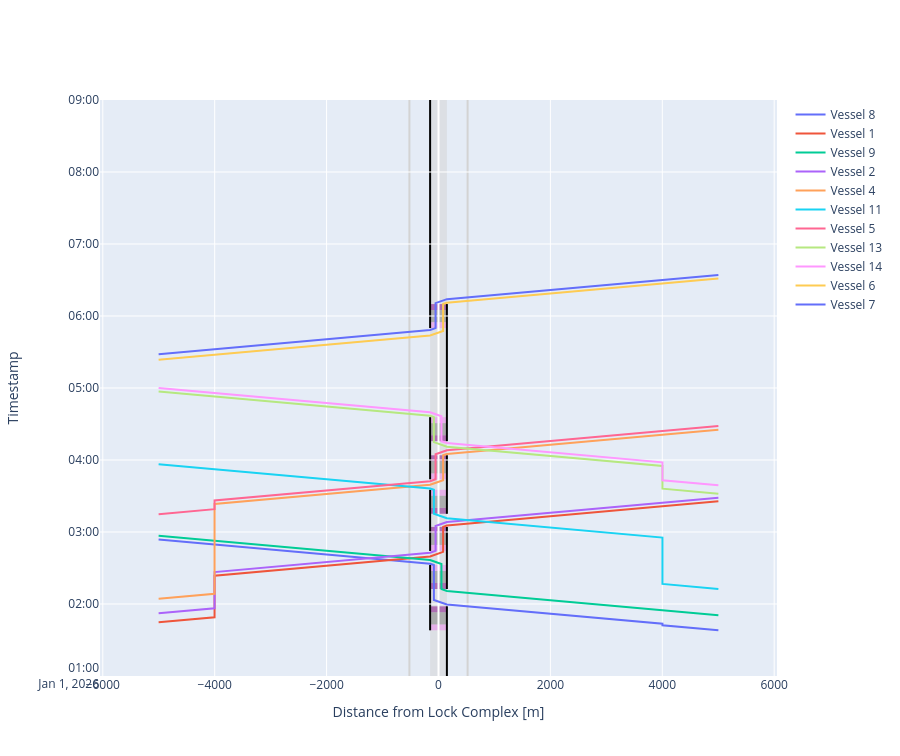

Notebook code cell kept with this figure:
### Markdown cell above
##### Time-distance diagram of vessels passing the lock and planning info
And we can create time-distance diagrams for both locks. We get the same results as in notebook 208!

### Code cell
def cm_to_pixels(cm):
    return cm * 37.8 # Set figure height to 10 cm

# We can plot the time-distance diagram
fig = lock_chamber_I.plot(xlimmin = -6050, 
                          xlimmax = 6050,
                          ylimmin = pd.Timestamp('2026-01-01 01:00:00'),
                          ylimmax = pd.Timestamp('2026-01-01 09:00:00'),
                          method='Plotly')

fig.update_layout(height=cm_to_pixels(20))

### Figure 1 — Plotly figure (JSON) as saved in the notebook; plotly's stock layout.template omitted (floating-point values rounded to 4 significant figures)
{"data": [{"mode": "lines", "name": "Vessel 8", "type": "scatter", "x": [5002.0, 4002.0, 4002.0, 4002.0, 150.0, 150.0, -82.5, -82.5, -82.5, -82.5, -82.5, -82.5, -82.5, -82.5, -150.0, -150.0, -520.0, -5002.0], "xaxis": "x", "y": ["2026-01-01T01:38:04.354414", "2026-01-01T01:42:14.354414", "2026-01-01T01:43:33.730969", "2026-01-01T01:43:33.730969", "2026-01-01T01:59:36.854414", "2026-01-01T01:59:36.854414", "2026-01-01T02:03:22.826337", "2026-01-01T02:12:29.046403", "2026-01-01T02:17:29.046403", "2026-01-01T02:17:29.046403", "2026-01-01T02:27:29.046403", "2026-01-01T02:27:29.046403", "2026-01-01T02:32:29.046403", "2026-01-01T02:32:29.046403", "2026-01-01T02:33:34.651155", "2026-01-01T02:33:34.651155", "2026-01-01T02:35:07.151155", "2026-01-01T02:53:47.774600"], "yaxis": "y"}, {"mode": "lines", "name": "Vessel 1", "type": "scatter", "x": [-5002.0, -4002.0, -4002.0, -4002.0, -150.0, -150.0, 82.5, 82.5, 82.5, 82.5, 82.5, 82.5, 82.5, 82.5, 150.0, 150.0, 520.0, 5002.0], "xaxis": "x", "y": ["2026-01-01T01:44:45.206400", "2026-01-01T01:48:55.206400", "2026-01-01T02:23:36.527710", "2026-01-01T02:23:36.527710", "2026-01-01T02:39:39.651155", "2026-01-01T02:39:39.651155", "2026-01-01T02:43:25.623078", "2026-01-01T02:44:14.413574", "2026-01-01T02:49:14.413574", "2026-01-01T02:49:14.413574", "2026-01-01T02:59:14.413574", "2026-01-01T02:59:14.413574", "2026-01-01T03:04:14.413574", "2026-01-01T03:04:14.413574", "2026-01-01T03:05:20.018326", "2026-01-01T03:05:20.018326", "2026-01-01T03:06:52.518326", "2026-01-01T03:25:33.141771"], "yaxis": "y"}, {"mode": "lines", "name": "Vessel 9", "type": "scatter", "x": [5002.0, 4002.0, 150.0, 150.0, 52.5, 52.5, 52.5, 52.5, 52.5, 52.5, 52.5, 52.5, 52.5, 52.5, -150.0, -150.0, -520.0, -5002.0], "xaxis": "x", "y": ["2026-01-01T01:50:41.160539", "2026-01-01T01:54:51.160539", "2026-01-01T02:10:54.283984", "2026-01-01T02:10:54.283984", "2026-01-01T02:12:29.046403", "2026-01-01T02:12:29.046403", "2026-01-01T02:17:29.046403", "2026-01-01T02:17:29.046403", "2026-01-01T02:27:29.046403", "2026-01-01T02:27:29.046403", "2026-01-01T02:32:29.046403", "2026-01-01T02:32:29.046403", "2026-01-01T02:33:17.836899", "2026-01-01T02:33:17.836899", "2026-01-01T02:36:34.651154", "2026-01-01T02:36:34.651154", "2026-01-01T02:38:07.151154", "2026-01-01T02:56:47.774600"], "yaxis": "y"}, {"mode": "lines", "name": "Vessel 2", "type": "scatter", "x": [-5002.0, -4002.0, -4002.0, -4002.0, -150.0, -150.0, -52.5, -52.5, -52.5, -52.5, -52.5, -52.5, -52.5, -52.5, -52.5, -52.5, 150.0, 150.0, 520.0, 5002.0], "xaxis": "x", "y": ["2026-01-01T01:52:18.436859", "2026-01-01T01:56:28.436859", "2026-01-01T02:26:36.527710", "2026-01-01T02:26:36.527710", "2026-01-01T02:42:39.651155", "2026-01-01T02:42:39.651155", "2026-01-01T02:44:14.413574", "2026-01-01T02:44:14.413574", "2026-01-01T02:49:14.413574", "2026-01-01T02:49:14.413574", "2026-01-01T02:59:14.413574", "2026-01-01T02:59:14.413574", "2026-01-01T03:04:14.413574", "2026-01-01T03:04:14.413574", "2026-01-01T03:05:03.204071", "2026-01-01T03:05:03.204071", "2026-01-01T03:08:20.018326", "2026-01-01T03:08:20.018326", "2026-01-01T03:09:52.518326", "2026-01-01T03:28:33.141772"], "yaxis": "y"}, {"mode": "lines", "name": "Vessel 4", "type": "scatter", "x": [-5002.0, -4002.0, -4002.0, -4002.0, -150.0, -150.0, 82.5, 82.5, 82.5, 82.5, 82.5, 82.5, 82.5, 82.5, 150.0, 150.0, 520.0, 5002.0], "xaxis": "x", "y": ["2026-01-01T02:04:18.019448", "2026-01-01T02:08:28.019448", "2026-01-01T03:23:18.471555", "2026-01-01T03:23:18.471555", "2026-01-01T03:39:21.595000", "2026-01-01T03:39:21.595000", "2026-01-01T03:43:07.566923", "2026-01-01T03:43:56.357419", "2026-01-01T03:48:56.357419", "2026-01-01T03:48:56.357419", "2026-01-01T03:58:56.357419", "2026-01-01T03:58:56.357419", "2026-01-01T04:03:56.357419", "2026-01-01T04:03:56.357419", "2026-01-01T04:05:01.962171", "2026-01-01T04:05:01.962171", "2026-01-01T04:06:34.462171", "2026-01-01T04:25:15.085616"], "yaxis": "y"}, {"mode": "lines", "name": "Vessel 11", "type": "scatter", "x": [5002.0, 4002.0, 4002.0, 4002.0, 150.0, 150.0, -82.5, -82.5, -82.5, -82.5, -82.5, -82.5, -82.5, -82.5, -150.0, -150.0, -520.0, -5002.0], "xaxis": "x", "y": ["2026-01-01T02:12:35.409894", "2026-01-01T02:16:45.409894", "2026-01-01T02:55:21.894881", "2026-01-01T02:55:21.894881", "2026-01-01T03:11:25.018326", "2026-01-01T03:11:25.018326", "2026-01-01T03:15:10.990249", "2026-01-01T03:15:10.990249", "2026-01-01T03:20:10.990249", "2026-01-01T03:20:10.990249", "2026-01-01T03:30:10.990249", "2026-01-01T03:30:10.990249", "2026-01-01T03:35:10.990249", "2026-01-01T03:35:10.990249", "2026-01-01T03:36:16.595000", "2026-01-01T03:36:16.595000", "2026-01-01T03:37:49.095000", "2026-01-01T03:56:29.718446"], "yaxis": "y"}, {"mode": "lines", "name": "Vessel 5", "type": "scatter", "x": [-5002.0, -4002.0, -4002.0, -4002.0, -150.0, -150.0, -52.5, -52.5, -52.5, -52.5, -52.5, -52.5, -52.5, -52.5, -52.5, -52.5, 150.0, 150.0, 520.0, 5002.0], "xaxis": "x", "y": ["2026-01-01T03:14:50.936987", "2026-01-01T03:19:00.936987", "2026-01-01T03:26:18.471555", "2026-01-01T03:26:18.471555", "2026-01-01T03:42:21.595000", "2026-01-01T03:42:21.595000", "2026-01-01T03:43:56.357419", "2026-01-01T03:43:56.357419", "2026-01-01T03:48:56.357419", "2026-01-01T03:48:56.357419", "2026-01-01T03:58:56.357419", "2026-01-01T03:58:56.357419", "2026-01-01T04:03:56.357419", "2026-01-01T04:03:56.357419", "2026-01-01T04:04:45.147916", "2026-01-01T04:04:45.147916", "2026-01-01T04:08:01.962171", "2026-01-01T04:08:01.962171", "2026-01-01T04:09:34.462171", "2026-01-01T04:28:15.085617"], "yaxis": "y"}, {"mode": "lines", "name": "Vessel 13", "type": "scatter", "x": [5002.0, 4002.0, 4002.0, 4002.0, 150.0, 150.0, -82.5, -82.5, -82.5, -82.5, -82.5, -82.5, -82.5, -82.5, -150.0, -150.0, -520.0, -5002.0], "xaxis": "x", "y": ["2026-01-01T03:31:56.300854", "2026-01-01T03:36:06.300854", "2026-01-01T03:55:03.838726", "2026-01-01T03:55:03.838726", "2026-01-01T04:11:06.962171", "2026-01-01T04:11:06.962171", "2026-01-01T04:14:52.934094", "2026-01-01T04:15:41.724590", "2026-01-01T04:20:41.724590", "2026-01-01T04:20:41.724590", "2026-01-01T04:30:41.724590", "2026-01-01T04:30:41.724590", "2026-01-01T04:35:41.724590", "2026-01-01T04:35:41.724590", "2026-01-01T04:36:47.329342", "2026-01-01T04:36:47.329342", "2026-01-01T04:38:19.829342", "2026-01-01T04:57:00.452787"], "yaxis": "y"}, {"mode": "lines", "name": "Vessel 14", "type": "scatter", "x": [5002.0, 4002.0, 4002.0, 4002.0, 150.0, 150.0, 52.5, 52.5, 52.5, 52.5, 52.5, 52.5, 52.5, 52.5, 52.5, 52.5, -150.0, -150.0, -520.0, -5002.0], "xaxis": "x", "y": ["2026-01-01T03:38:55.974170", "2026-01-01T03:43:05.974170", "2026-01-01T03:58:03.838726", "2026-01-01T03:58:03.838726", "2026-01-01T04:14:06.962171", "2026-01-01T04:14:06.962171", "2026-01-01T04:15:41.724590", "2026-01-01T04:15:41.724590", "2026-01-01T04:20:41.724590", "2026-01-01T04:20:41.724590", "2026-01-01T04:30:41.724590", "2026-01-01T04:30:41.724590", "2026-01-01T04:35:41.724590", "2026-01-01T04:35:41.724590", "2026-01-01T04:36:30.515087", "2026-01-01T04:36:30.515087", "2026-01-01T04:39:47.329342", "2026-01-01T04:39:47.329342", "2026-01-01T04:41:19.829342", "2026-01-01T05:00:00.452788"], "yaxis": "y"}, {"mode": "lines", "name": "Vessel 6", "type": "scatter", "x": [-5002.0, -4002.0, -150.0, -150.0, 82.5, 82.5, 82.5, 82.5, 82.5, 82.5, 82.5, 82.5, 150.0, 150.0, 520.0, 5002.0], "xaxis": "x", "y": ["2026-01-01T05:23:30.180018", "2026-01-01T05:27:40.180018", "2026-01-01T05:43:43.303463", "2026-01-01T05:43:43.303463", "2026-01-01T05:47:29.275386", "2026-01-01T05:49:56.405115", "2026-01-01T05:54:56.405115", "2026-01-01T05:54:56.405115", "2026-01-01T06:04:56.405115", "2026-01-01T06:04:56.405115", "2026-01-01T06:09:56.405115", "2026-01-01T06:09:56.405115", "2026-01-01T06:11:02.009867", "2026-01-01T06:11:02.009867", "2026-01-01T06:12:34.509867", "2026-01-01T06:31:15.133312"], "yaxis": "y"}, {"mode": "lines", "name": "Vessel 7", "type": "scatter", "x": [-5002.0, -4002.0, -150.0, -150.0, -52.5, -52.5, -52.5, -52.5, -52.5, -52.5, -52.5, -52.5, -52.5, -52.5, 150.0, 150.0, 520.0, 5002.0], "xaxis": "x", "y": ["2026-01-01T05:28:08.519251", "2026-01-01T05:32:18.519251", "2026-01-01T05:48:21.642696", "2026-01-01T05:48:21.642696", "2026-01-01T05:49:56.405115", "2026-01-01T05:49:56.405115", "2026-01-01T05:54:56.405115", "2026-01-01T05:54:56.405115", "2026-01-01T06:04:56.405115", "2026-01-01T06:04:56.405115", "2026-01-01T06:09:56.405115", "2026-01-01T06:09:56.405115", "2026-01-01T06:10:45.195611", "2026-01-01T06:10:45.195611", "2026-01-01T06:14:02.009866", "2026-01-01T06:14:02.009866", "2026-01-01T06:15:34.509866", "2026-01-01T06:34:15.133312"], "yaxis": "y"}], "layout": {"height": 756, "shapes": [{"fillcolor": "lightgrey", "layer": "below", "line": {"width": 0}, "name": "Lock Geometry", "opacity": 0.5, "type": "rect", "x0": -150, "x1": 150.0, "y0": "2026-01-01T01:00:00", "y1": "2026-01-01T09:00:00"}, {"fillcolor": "violet", "layer": "below", "line": {"width": 0}, "name": "Lock gate closing", "opacity": 0.5, "type": "rect", "x0": -150, "x1": 150.0, "xref": "x", "y0": "2026-01-01T01:38:04.354414", "y1": "2026-01-01T01:43:04.354414", "yref": "y"}, {"fillcolor": "grey", "layer": "below", "line": {"width": 0}, "name": "Lock levelling", "opacity": 0.5, "type": "rect", "x0": -150, "x1": 150.0, "xref": "x", "y0": "2026-01-01T01:43:04.354414", "y1": "2026-01-01T01:53:04.354414", "yref": "y"}, {"fillcolor": "purple", "layer": "below", "line": {"width": 0}, "name": "Lock gate opening", "opacity": 0.5, "type": "rect", "x0": -150, "x1": 150.0, "xref": "x", "y0": "2026-01-01T01:53:04.354414", "y1": "2026-01-01T01:58:04.354414", "yref": "y"}, {"fillcolor": "purple", "layer": "below", "line": {"width": 0}, "name": "Lock gate closing", "opacity": 0.5, "type": "rect", "x0": -150, "x1": 150.0, "xref": "x", "y0": "2026-01-01T02:12:29.046403", "y1": "2026-01-01T02:17:29.046403", "yref": "y"}, {"fillcolor": "grey", "layer": "below", "line": {"width": 0}, "name": "Lock levelling", "opacity": 0.5, "type": "rect", "x0": -150, "x1": 150.0, "xref": "x", "y0": "2026-01-01T02:17:29.046403", "y1": "2026-01-01T02:27:29.046403", "yref": "y"}, {"fillcolor": "violet", "layer": "below", "line": {"width": 0}, "name": "Lock gate opening", "opacity": 0.5, "type": "rect", "x0": -150, "x1": 150.0, "xref": "x", "y0": "2026-01-01T02:27:29.046403", "y1": "2026-01-01T02:32:29.046403", "yref": "y"}, {"fillcolor": "violet", "layer": "below", "line": {"width": 0}, "name": "Lock gate closing", "opacity": 0.5, "type": "rect", "x0": -150, "x1": 150.0, "xref": "x", "y0": "2026-01-01T02:44:14.413574", "y1": "2026-01-01T02:49:14.413574", "yref": "y"}, {"fillcolor": "grey", "layer": "below", "line": {"width": 0}, "name": "Lock levelling", "opacity": 0.5, "type": "rect", "x0": -150, "x1": 150.0, "xref": "x", "y0": "2026-01-01T02:49:14.413574", "y1": "2026-01-01T02:59:14.413574", "yref": "y"}, {"fillcolor": "purple", "layer": "below", "line": {"width": 0}, "name": "Lock gate opening", "opacity": 0.5, "type": "rect", "x0": -150, "x1": 150.0, "xref": "x", "y0": "2026-01-01T02:59:14.413574", "y1": "2026-01-01T03:04:14.413574", "yref": "y"}, {"fillcolor": "purple", "layer": "below", "line": {"width": 0}, "name": "Lock gate closing", "opacity": 0.5, "type": "rect", "x0": -150, "x1": 150.0, "xref": "x", "y0": "2026-01-01T03:15:10.990249", "y1": "2026-01-01T03:20:10.990249", "yref": "y"}, {"fillcolor": "grey", "layer": "below", "line": {"width": 0}, "name": "Lock levelling", "opacity": 0.5, "type": "rect", "x0": -150, "x1": 150.0, "xref": "x", "y0": "2026-01-01T03:20:10.990249", "y1": "2026-01-01T03:30:10.990249", "yref": "y"}, {"fillcolor": "violet", "layer": "below", "line": {"width": 0}, "name": "Lock gate opening", "opacity": 0.5, "type": "rect", "x0": -150, "x1": 150.0, "xref": "x", "y0": "2026-01-01T03:30:10.990249", "y1": "2026-01-01T03:35:10.990249", "yref": "y"}, {"fillcolor": "violet", "layer": "below", "line": {"width": 0}, "name": "Lock gate closing", "opacity": 0.5, "type": "rect", "x0": -150, "x1": 150.0, "xref": "x", "y0": "2026-01-01T03:43:56.357419", "y1": "2026-01-01T03:48:56.357419", "yref": "y"}, {"fillcolor": "grey", "layer": "below", "line": {"width": 0}, "name": "Lock levelling", "opacity": 0.5, "type": "rect", "x0": -150, "x1": 150.0, "xref": "x", "y0": "2026-01-01T03:48:56.357419", "y1": "2026-01-01T03:58:56.357419", "yref": "y"}, {"fillcolor": "purple", "layer": "below", "line": {"width": 0}, "name": "Lock gate opening", "opacity": 0.5, "type": "rect", "x0": -150, "x1": 150.0, "xref": "x", "y0": "2026-01-01T03:58:56.357419", "y1": "2026-01-01T04:03:56.357419", "yref": "y"}, {"fillcolor": "purple", "layer": "below", "line": {"width": 0}, "name": "Lock gate closing", "opacity": 0.5, "type": "rect", "x0": -150, "x1": 150.0, "xref": "x", "y0": "2026-01-01T04:15:41.724590", "y1": "2026-01-01T04:20:41.724590", "yref": "y"}, {"fillcolor": "grey", "layer": "below", "line": {"width": 0}, "name": "Lock levelling", "opacity": 0.5, "type": "rect", "x0": -150, "x1": 150.0, "xref": "x", "y0": "2026-01-01T04:20:41.724590", "y1": "2026-01-01T04:30:41.724590", "yref": "y"}, {"fillcolor": "violet", "layer": "below", "line": {"width": 0}, "name": "Lock gate opening", "opacity": 0.5, "type": "rect", "x0": -150, "x1": 150.0, "xref": "x", "y0": "2026-01-01T04:30:41.724590", "y1": "2026-01-01T04:35:41.724590", "yref": "y"}, {"fillcolor": "violet", "layer": "below", "line": {"width": 0}, "name": "Lock gate closing", "opacity": 0.5, "type": "rect", "x0": -150, "x1": 150.0, "xref": "x", "y0": "2026-01-01T05:49:56.405115", "y1": "2026-01-01T05:54:56.405115", "yref": "y"}, {"fillcolor": "grey", "layer": "below", "line": {"width": 0}, "name": "Lock levelling", "opacity": 0.5, "type": "rect", "x0": -150, "x1": 150.0, "xref": "x", "y0": "2026-01-01T05:54:56.405115", "y1": "2026-01-01T06:04:56.405115", "yref": "y"}, {"fillcolor": "purple", "layer": "below", "line": {"width": 0}, "name": "Lock gate opening", "opacity": 0.5, "type": "rect", "x0": -150, "x1": 150.0, "xref": "x", "y0": "2026-01-01T06:04:56.405115", "y1": "2026-01-01T06:09:56.405115", "yref": "y"}, {"fillcolor": "darkgrey", "layer": "below", "line": {"width": 0}, "name": "Lock gate opening", "opacity": 0.5, "type": "rect", "x0": -150, "x1": 150.0, "xref": "x", "y0": "2026-01-01T01:43:04.354414", "y1": "2026-01-01T01:53:04.354414", "yref": "y"}, {"fillcolor": "darkgrey", "layer": "below", "line": {"width": 0}, "name": "Lock gate opening", "opacity": 0.5, "type": "rect", "x0": -150, "x1": 150.0, "xref": "x", "y0": "2026-01-01T02:17:29.046403", "y1": "2026-01-01T02:27:29.046403", "yref": "y"}, {"fillcolor": "darkgrey", "layer": "below", "line": {"width": 0}, "name": "Lock gate opening", "opacity": 0.5, "type": "rect", "x0": -150, "x1": 150.0, "xref": "x", "y0": "2026-01-01T02:49:14.413574", "y1": "2026-01-01T02:59:14.413574", "yref": "y"}, {"fillcolor": "darkgrey", "layer": "below", "line": {"width": 0}, "name": "Lock gate opening", "opacity": 0.5, "type": "rect", "x0": -150, "x1": 150.0, "xref": "x", "y0": "2026-01-01T03:20:10.990249", "y1": "2026-01-01T03:30:10.990249", "yref": "y"}, {"fillcolor": "darkgrey", "layer": "below", "line": {"width": 0}, "name": "Lock gate opening", "opacity": 0.5, "type": "rect", "x0": -150, "x1": 150.0, "xref": "x", "y0": "2026-01-01T03:48:56.357419", "y1": "2026-01-01T03:58:56.357419", "yref": "y"}, {"fillcolor": "darkgrey", "layer": "below", "line": {"width": 0}, "name": "Lock gate opening", "opacity": 0.5, "type": "rect", "x0": -150, "x1": 150.0, "xref": "x", "y0": "2026-01-01T04:20:41.724590", "y1": "2026-01-01T04:30:41.724590", "yref": "y"}, {"fillcolor": "darkgrey", "layer": "below", "line": {"width": 0}, "name": "Lock gate opening", "opacity": 0.5, "type": "rect", "x0": -150, "x1": 150.0, "xref": "x", "y0": "2026-01-01T05:54:56.405115", "y1": "2026-01-01T06:04:56.405115", "yref": "y"}, {"layer": "below", "line": {"color": "black"}, "name": "Lock gate opening", "type": "line", "x0": -150, "x1": -150, "xref": "x", "y0": "2026-01-01T01:38:04.354414", "y1": "2026-01-01T02:32:29.046403", "yref": "y"}, {"layer": "below", "line": {"color": "black"}, "name": "Lock gate opening", "type": "line", "x0": -150, "x1": -150, "xref": "x", "y0": "2026-01-01T02:44:14.413574", "y1": "2026-01-01T03:35:10.990249", "yref": "y"}, {"layer": "below", "line": {"color": "black"}, "name": "Lock gate opening", "type": "line", "x0": -150, "x1": -150, "xref": "x", "y0": "2026-01-01T03:43:56.357419", "y1": "2026-01-01T04:35:41.724590", "yref": "y"}, {"layer": "below", "line": {"color": "black"}, "name": "Lock gate opening", "type": "line", "x0": -150, "x1": -150, "xref": "x", "y0": "2026-01-01T05:49:56.405115", "y1": "2026-01-01T09:00:00", "yref": "y"}, {"layer": "below", "line": {"color": "black"}, "name": "Lock gate opening", "type": "line", "x0": 150.0, "x1": 150.0, "xref": "x", "y0": "2026-01-01T01:00:00", "y1": "2026-01-01T01:58:04.354414", "yref": "y"}, {"layer": "below", "line": {"color": "black"}, "name": "Lock gate opening", "type": "line", "x0": 150.0, "x1": 150.0, "xref": "x", "y0": "2026-01-01T02:12:29.046403", "y1": "2026-01-01T03:04:14.413574", "yref": "y"}, {"layer": "below", "line": {"color": "black"}, "name": "Lock gate opening", "type": "line", "x0": 150.0, "x1": 150.0, "xref": "x", "y0": "2026-01-01T03:15:10.990249", "y1": "2026-01-01T04:03:56.357419", "yref": "y"}, {"layer": "below", "line": {"color": "black"}, "name": "Lock gate opening", "type": "line", "x0": 150.0, "x1": 150.0, "xref": "x", "y0": "2026-01-01T04:15:41.724590", "y1": "2026-01-01T06:09:56.405115", "yref": "y"}, {"layer": "below", "line": {"color": "lightgrey"}, "type": "line", "x0": -520, "x1": -520, "xref": "x", "y0": 0, "y1": 1, "yref": "y domain"}, {"layer": "below", "line": {"color": "lightgrey"}, "type": "line", "x0": 520, "x1": 520, "xref": "x", "y0": 0, "y1": 1, "yref": "y domain"}], "showlegend": true, "xaxis": {"anchor": "y", "domain": [0, 1], "range": [-6050, 6050], "title": {"text": "Distance from Lock Complex [m]"}}, "yaxis": {"anchor": "x", "domain": [0, 1], "range": ["2026-01-01T01:00:00", "2026-01-01T09:00:00"], "title": {"text": "Timestamp"}}}}
